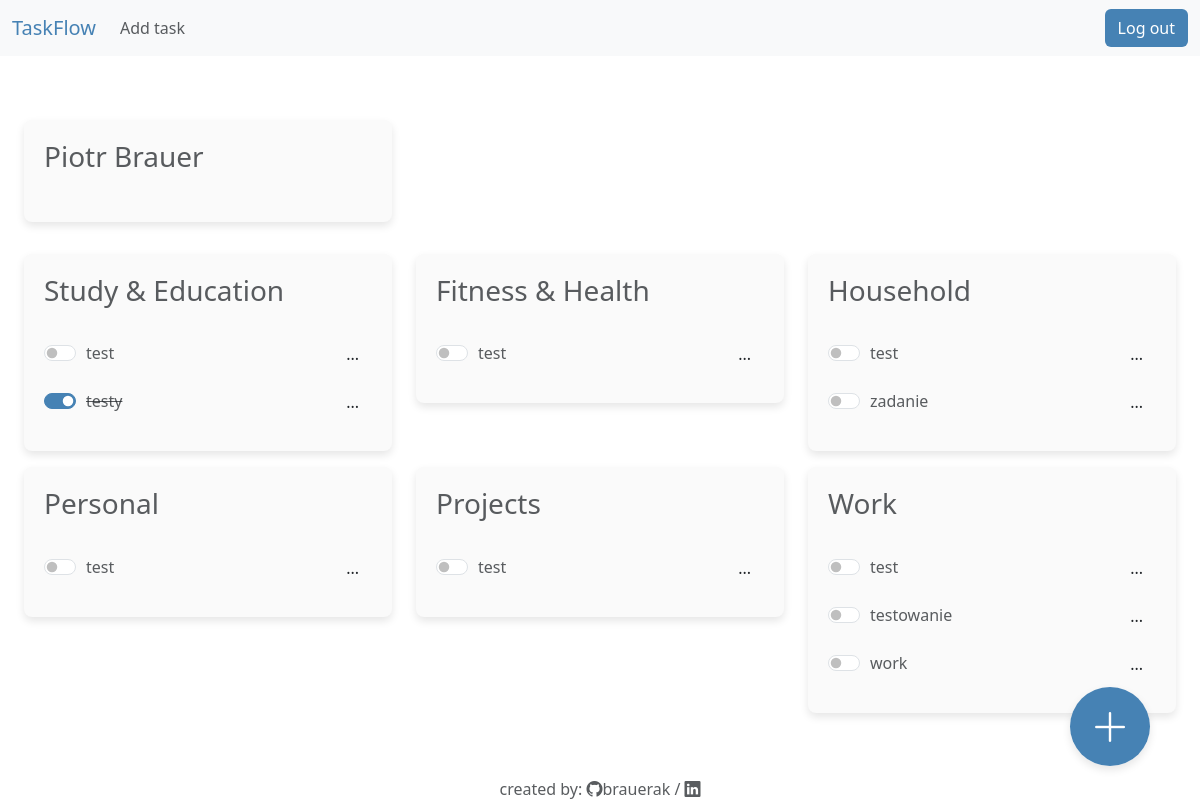
Page / (signed in) on the earlier database version.
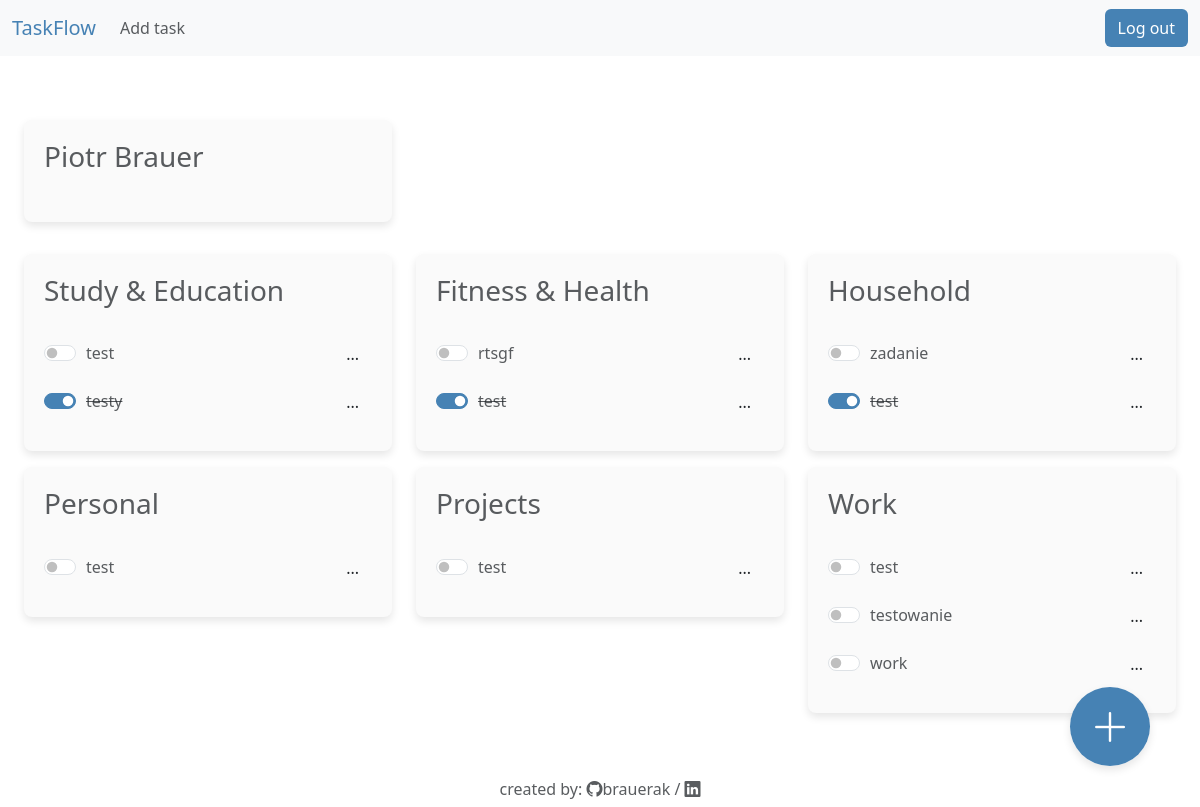
Same page on the later database version.
### models.py (models this page shows)
class User(Base):
    __tablename__ = 'users'
    id = Column(Integer, primary_key=True)
    email = Column(String)
    password = Column(String(128))
    first_name = Column(String)
    last_name = Column(String)
    created_at = Column(DateTime, default=datetime.utcnow)
    tasks = relationship("Task", back_populates="user")

class Task(Base):
    __tablename__ = 'tasks'
    id = Column(Integer, primary_key=True)
    user_id = Column(Integer, ForeignKey('users.id'))
    title = Column(String)
    description = Column(String, default='none')
    category = Column(Enum(Categories))
    completed = Column(Boolean, default=False)
    priority = Column(Enum(PriorityLevel))
    created_at = Column(DateTime, default=datetime.utcnow)
    user = relationship("User", back_populates="tasks")

### app.py (the view)
@app.route("/")
@login_required
def index():
    if "user_id" in session:
        user_id = session["user_id"]
        user_data = db_session.query(User).filter_by(id=user_id).all()
        tasks = db_session.query(Task).filter_by(user_id=user_id).order_by( Task.category, Task.completed).all()
        tasks_by_category = defaultdict(list)
        for task in tasks:
            tasks_by_category[task.category.value].append(task)
        return render_template("index.html", user_data=user_data, tasks_by_category=tasks_by_category)
    else:
        return redirect("login.html")

### helpers.py (called while the page is built)
def login_required(f):
    @wraps(f)
    def decorated_function(*args, **kwargs):
        if session.get("user_id") is None:
            return redirect("/login")
        return f(*args, **kwargs)
    return decorated_function

### templates/index.html (shortened to what this page needs)
{% extends "layout.html" %}
{% block login %}
<a class="btn" style="background-color: steelblue; color: white;" href="/logout">Log out</a>
{% endblock %}
{% block main %}
<div class="container-fluid mt-3">
  <div class="row justify-content-start mb-3">
    <div class="col-md-4 mb-3">
      <div class="task-list">
        <header class="task-list-header text-center text-muted">
          {% if user_data %}
            {% for user in user_data %}
                <h3>{{ user.first_name }} {{ user.last_name }}</h3>
            {% endfor %}
          {% endif %}
        </header>
      </div>
    </div>
  </div>
  <div class="row">
    {% for category_name, tasks in tasks_by_category.items() %}
        {% if tasks %}
        <div class="col-md-4 mb-3">
        <div class="task-list">
            <header class="task-list-header text-muted">
            <h3>{{ category_name }}</h3>
            </header>
            <ul class="tasks">
                {% for task in tasks %}
                <li class="task">
                <form class="form-check form-switch" action="{{ url_for('toggle_task', task_id=task.id) }}" method="post">
                    <input class="form-check-input" type="checkbox" role="switch" id="task-{{ task.id }}" onchange="this.form.submit()"{{ 'checked' if task.completed}}>
                    <label class="form-check-label {{ 'task-completed' if task.completed }} text-muted" for="task-{{ task.id }}">{{ task.title }}</label>
                </form>
                <button
                type="button"
                class="btn"
                data-bs-toggle="modal"
                data-bs-target="#taskModal-{{ task.id }}"
                >
                ...
                </button>
            </li>
            {% endfor %}
            </ul>
        </div>
        </div>
        {% endif %}
    {% endfor %}
  </div>
</div>
<div class="add_icon">
  <a class="bi bi-plus-lg" href="/addtask"></a>
</div>
{% endblock %}

### templates/layout.html (shortened to what this page needs)
<!DOCTYPE html>
<html lang="en">
  <head>
      <link rel="stylesheet" href="{{ url_for('static', filename='styles.css') }}">
      <link href="https://cdn.jsdelivr.net/npm/bootstrap@5.3.2/dist/css/bootstrap.min.css" rel="stylesheet">
      <link rel="stylesheet" href="https://cdn.jsdelivr.net/npm/bootstrap-icons@1.11.2/font/bootstrap-icons.min.css">
  </head>
  <body>
    <nav class="navbar navbar-expand-lg bg-body-tertiary">
      <div class="container-fluid">
        <a class="navbar-brand" style="color: steelblue;" href="/">TaskFlow</a>
        <div class="collapse navbar-collapse" id="navbarSupportedContent">
          <ul class="navbar-nav me-auto mb-2 mb-lg-0">
            <li class="nav-item">
              <a class="nav-link active text-muted" aria-current="page" href="/addtask">Add task</a>
            </li>
        </div>
        <div class="d-grid gap-2 d-md-flex justify-content-md-end">
        {% block login %}{% endblock %}
        </div>
      </div>
    </nav>
      <main class="container-fluid py-5 text-center">
        {% block main %}{% endblock %}
      </main>
    <footer class="text-center text-muted" style="height: 30px;">
      created by:
      <a class="bi bi-github text-muted bottom-0" href="https://github.com/brauerak">brauerak</a>
      /
      <a class="bi bi-linkedin text-muted" href="/"></a>
    </footer>
  </body>
</html>

### static/styles.css (style rules this page uses)
* { color: black; }
nav { background-color: #fafafa; }
.add_icon { position: fixed; bottom: 50px; right: 50px; }
.bi-plus-lg { cursor: pointer; font-size: 40px; padding: 0.75rem 1.25rem; z-index: 1050; border-radius: 50%; box-shadow: 0 4px 8px rgba(0, 0, 0, 0.1); color: white; font-weight: bold; background-color: steelblue; }
.bi-github { color: black; text-decoration: none; }
.task-list { background: #fafafa; border-radius: 8px; box-shadow: 0 4px 8px rgba(0, 0, 0, 0.1); padding: 20px; max-width: 400px; margin: auto; }
.task-list-header { display: flex; justify-content: space-between; align-items: center; margin-bottom: 20px; }
.tasks { list-style: none; padding: 0; margin: 0; }
.task { display: flex; align-items: center; justify-content: space-between; margin-bottom: 10px; }
.task-completed { text-decoration: line-through; color: #808080; }
.task input[type="checkbox"] { margin-right: 10px; }
.task label { flex-grow: 1; }
.form-switch .form-check-input:checked { background-color: steelblue; border-color: steelblue; }
.form-check-input + .form-check-label::before { background-color: #fff; }

Differences in the rows shown:
added Task: title "rtsgf", shown under "Fitness & Health"
changed Task (number 4 of 11 on the later page): id "☐" → "☑"; completed False → True (drawn)
shown differently, row unchanged: Task "zadanie": moves up the list
changed Task (number 6 of 11 on the later page): id "☐" → "☑"; completed False → True (drawn)
